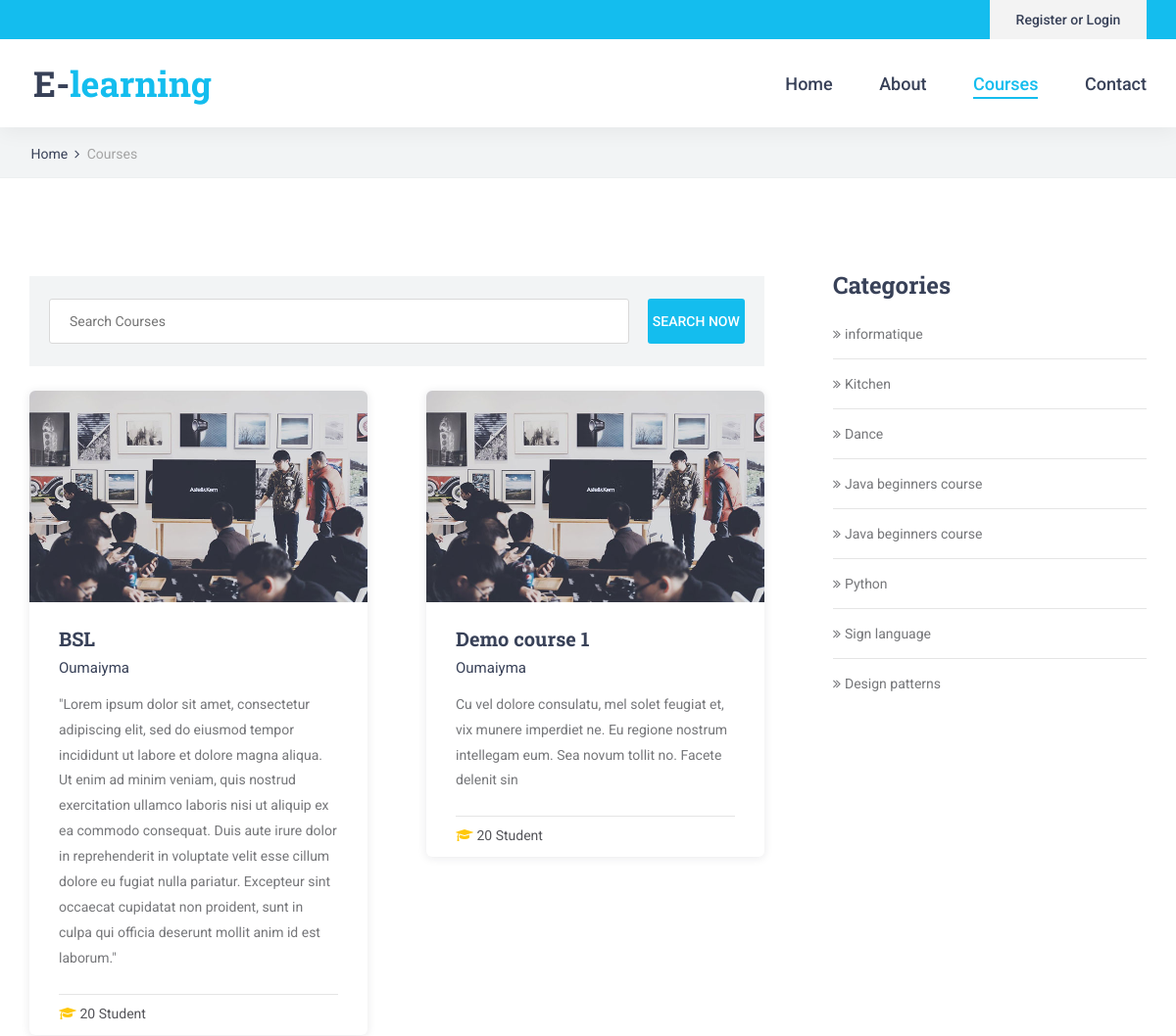
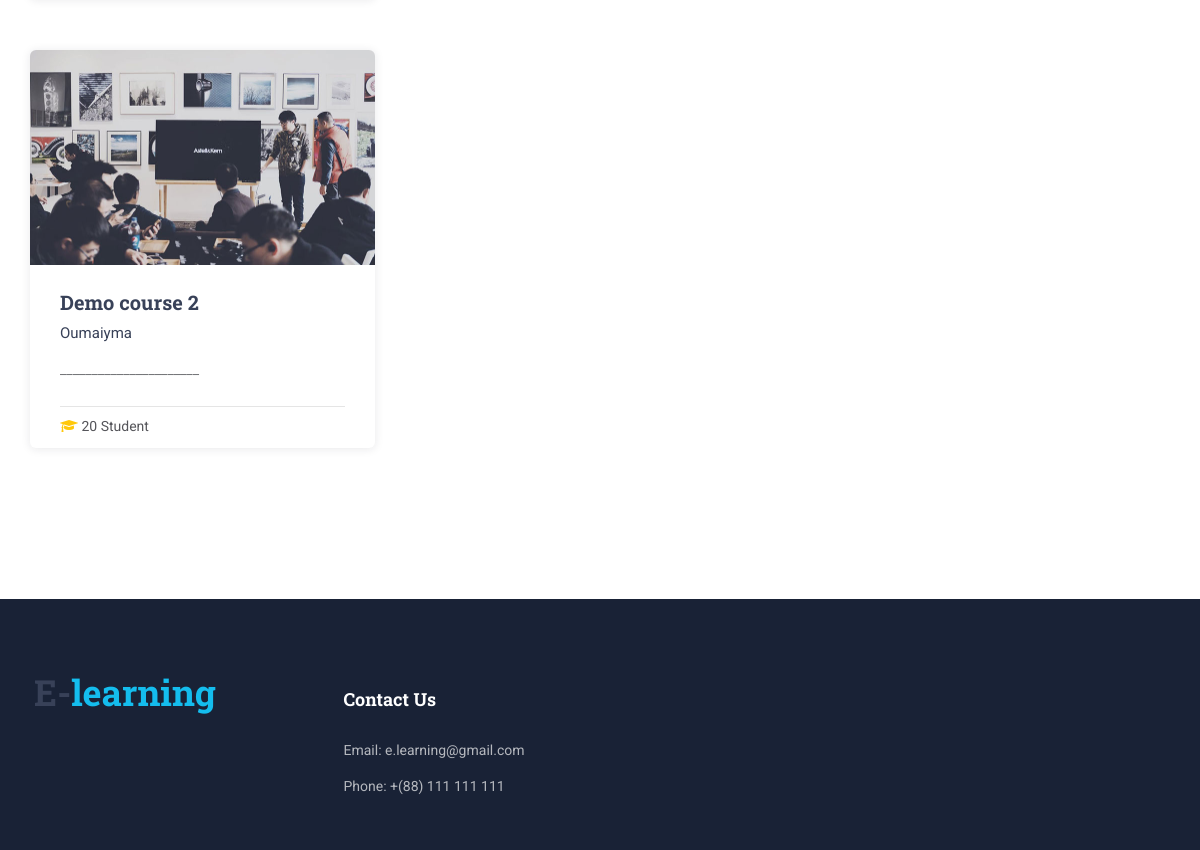
Page /Student/course/course_list.php on the committed database (2 pictures, top to bottom).
### tables this page shows
CREATE TABLE `course` (
  `id_course` int(15) NOT NULL,
  `name` varchar(60) NOT NULL,
  `description` varchar(50000) NOT NULL,
  `syllabus` mediumtext NOT NULL,
  `id_prof` int(15) NOT NULL,
  `image_course` varchar(100) NOT NULL,
  `id_category` int(11) NOT NULL,
  `active` tinyint(1) NOT NULL DEFAULT 1,
  `lunched` tinyint(1) NOT NULL DEFAULT 0,
  `release_date` date NOT NULL
);

CREATE TABLE `account` (
  `id_account` int(15) NOT NULL,
  `full_name` varchar(30) DEFAULT NULL,
  `email` varchar(35) DEFAULT NULL,
  `password` varchar(11) NOT NULL,
  `date` date NOT NULL,
  `type` varchar(11) NOT NULL
);

CREATE TABLE `category` (
  `id_category` int(11) NOT NULL,
  `label_category` varchar(100) NOT NULL,
  `description` varchar(200) DEFAULT NULL,
  `active` tinyint(1) NOT NULL DEFAULT 1
);

### Student/course/course_list.php (the view, shortened to what this page needs)
<?php
    include_once("../../Database/db_connection.php");
    $connected = "";
    if(isset($_GET["id"])){
        $search_word = "";
        $id = $_GET['id'];
    	$sql = "SELECT * FROM course  WHERE id_category= $id";
    }
    else if(isset($_GET["btn_search"])){
    	$search_word = $_GET['search'];
    	$sql = "SELECT * FROM course  WHERE name like '%$search_word%'";
    }
    else{
    	$search_word = "";
    	$sql = "SELECT * FROM course";
    }
    $result = $conn->query($sql);
    $sql_category 	 = "SELECT * FROM category";
    $result_category = $conn->query($sql_category);
?>
<!DOCTYPE html>
<html lang="en">
<head>
    <link rel="stylesheet" type="text/css" href="../styles/bootstrap4/bootstrap.min.css">
    <link href="../plugins/font-awesome-4.7.0/css/font-awesome.min.css" rel="stylesheet" type="text/css">
    <link href="../plugins/colorbox/colorbox.css" rel="stylesheet" type="text/css">
    <link rel="stylesheet" type="text/css" href="../plugins/OwlCarousel2-2.2.1/owl.carousel.css">
    <link rel="stylesheet" type="text/css" href="../plugins/OwlCarousel2-2.2.1/owl.theme.default.css">
    <link rel="stylesheet" type="text/css" href="../plugins/OwlCarousel2-2.2.1/animate.css">
    <link rel="stylesheet" type="text/css" href="../styles/courses.css">
    <link rel="stylesheet" type="text/css" href="../styles/courses_responsive.css">
</head>
<body>
    <div class="super_container">
        <header class="header">
            <div class="top_bar">
                <div class="top_bar_container">
                    <div class="container">
                        <div class="row">
                            <div class="col">
                                <div class="top_bar_content d-flex flex-row align-items-center justify-content-start">
                                <?php
                                    if($connected == "connected"){
                                        echo '
                                        <div class="top_bar_login ml-auto">
                                        <div  class="login_button"><a href="../signup/logout.php">Logout</a></div>
                                        ';
                                    }else{
                                        echo '
                                        <div class="top_bar_login ml-auto">
                                        <div  class="login_button"><a href="signup/sign_up.php">Register or Login</a></div>
                                        ';
                                    }
                                    ?>
                                </div>
                            </div>
                        </div>
                    </div>
                </div>
            </div>
            <div class="header_container">
                <div class="container">
                    <div class="row">
                        <div class="col">
                            <div class="header_content d-flex flex-row align-items-center justify-content-start">
                                <div class="logo_container">
                                    <a href="#">
                                        <div class="logo_text">E-<span>learning</span></div>
                                    </a>
                                </div>
                                <nav class="main_nav_contaner ml-auto">
                                    <ul class="main_nav">
                                        <li><a href="../index.php">Home</a></li>
                                        <li><a href="../general/about.php">About</a></li>
                                        <li class="active"><a href="course_list.php">Courses</a></li>
                                        <li><a href="../general/contact.php">Contact</a></li>
                                    </ul>
                                </nav>
                            </div>
                        </div>
                    </div>
                </div>
            </div>
        </header>
        <div class="home">
            <div class="breadcrumbs_container">
                <div class="container">
                    <div class="row">
                        <div class="col">
                            <div class="breadcrumbs">
                                <ul>
                                    <li><a href="index.html">Home</a></li>
                                    <li>Courses</li>
                                </ul>
                            </div>
                        </div>
                    </div>
                </div>
            </div>
        </div>
        <div class="courses">
            <div class="container">
                <div class="row">
                    <div class="col-lg-8">
                        <div class="courses_search_container">
                            <form action="course_list.php" method="GET" id="courses_search_form" class="courses_search_form d-flex flex-row align-items-center justify-content-start">
                                <input type="search" name="search" value="<?php echo $search_word ?>" class="courses_search_input col-10" placeholder="Search Courses" >
                                <button action="submit" name="btn_search" class="courses_search_button ml-auto">search now</button>
                            </form>
                        </div>
                        <div class="courses_container">
                            <div class="row courses_row">
                                <?php
                                        while($row = $result->fetch_assoc()){
                                            echo '
                                            <div class="col-lg-6 course_col">
                                            <div class="course">
                                            <div class="course_image"><img src="../../Admin/image_course/blog_4.jpg" alt=""></div>
                                            <div class="course_body">
                                                <h3 class="course_title"><a href="course.php?id='.$row["id_course"].'">'.$row["name"].'</a></h3>';
                                            $id_prof = $row["id_prof"];
                                            $prof = mysqli_query($conn, "SELECT * from account where id_account = $id_prof");
                                            $row_account = mysqli_fetch_array($prof);
                                            echo '
                                                <div class="course_teacher">'.$row_account["full_name"].'</div>
                                                <div class="course_text">
                                                    <p>'.$row["description"].'</p>
                                                </div>
                                            </div>
                                            <div class="course_footer">
                                                <div class="course_footer_content d-flex flex-row align-items-center justify-content-start">
                                                    <div class="course_info">
                                                        <i class="fa fa-graduation-cap" aria-hidden="true"></i>
                                                        <span>20 Student</span>
                                                    </div>
                                                </div>
                                            </div>
                                        </div>
                                        </div>
                                            ';
                                        }
                                ?>
                            </div>
                        </div>
                    </div>
                    <div class="col-lg-4">
                        <div class="sidebar">
                            <div class="sidebar_section">
                                <div class="sidebar_section_title">Categories</div>
                                <div class="sidebar_categories">
                                    <ul>
                                    <?php
                                        while($row = $result_category->fetch_assoc()) {
                                            $id_cat  = $row["id_category"];
                                            $label_cat = $row["label_category"];
                                    ?>
                                        <li><a href="course_list.php?id=<?php echo $id_cat ?>"><?php echo $label_cat ?></a></li>
                                        <?php } ?>
                                    </ul>
                                </div>
                            </div>
                        </div>
                    </div>
                </div>
            </div>
        </div>
    </div>
</body>
</html>

### rows in the picture
course: name "BSL", account.full_name "Oumaiyma", description "\"Lorem ipsum dolor sit amet, consectetur adipiscing elit, sed do eiusmod tempor incididunt ut labore et dolore magna aliqua. Ut enim ad minim veniam, quis nostrud exercitation ullamco laboris nisi ut aliquip ex ea commodo consequat. Duis aute irure dolor in reprehenderit in voluptate velit esse cillum dolore eu fugiat nulla pariatur. Excepteur sint occaecat cupidatat non proident, sunt in culpa qui officia deserunt mollit anim id est laborum.\""
course: name "Demo course 1", account.full_name "Oumaiyma", description "Cu vel dolore consulatu, mel solet feugiat et, vix munere imperdiet ne. Eu regione nostrum intellegam eum. Sea novum tollit no. Facete delenit sin"
course: name "Demo course 2", account.full_name "Oumaiyma", description "______________________"
category: label_category "informatique"
category: label_category "Kitchen"
category: label_category "Dance"
category: label_category "Java beginners course"
category: label_category "Java beginners course"
category: label_category "Python"
category: label_category "Sign language"
category: label_category "Design patterns"
